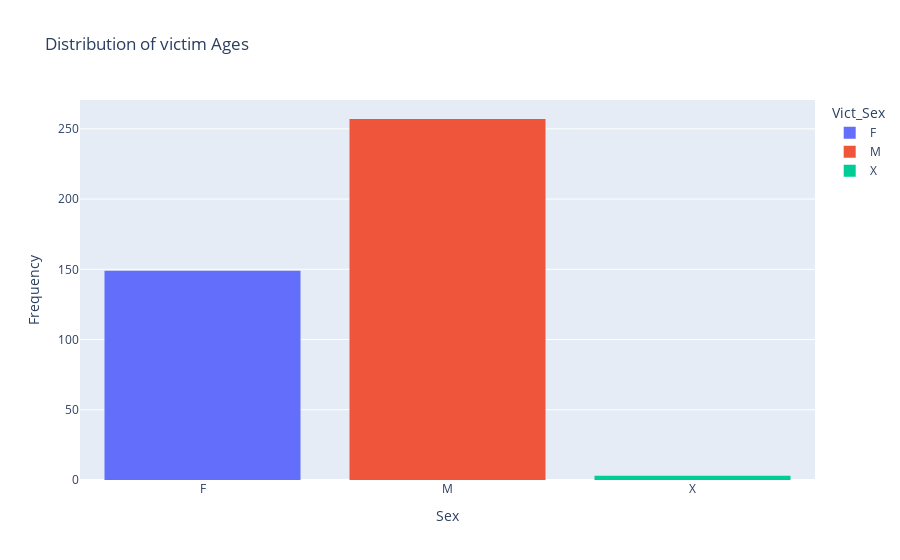

This figure's notebook cell:
### Markdown cell above
Most victim's Age is b/w 25-29

### Code cell
# Distribution of victim Genders
plt.figure(figsize=(9,3))
histogram_fig = px.histogram(df, x='Vict_Sex', title='Distribution of victim Ages', nbins=15,color="Vict_Sex")
histogram_fig.update_xaxes(title_text='Sex')
histogram_fig.update_yaxes(title_text='Frequency')
histogram_fig.show()

### Figure 1 — Plotly figure (JSON) as saved in the notebook; plotly's stock layout.template omitted (floating-point values rounded to 4 significant figures; data arrays with more than 128 entries replaced by an {"elided": "..."} marker saying what was removed)
{"data": [{"alignmentgroup": "True", "bingroup": "x", "hovertemplate": "Vict_Sex=%{x}<br>count=%{y}<extra></extra>", "legendgroup": "F", "marker": {"color": "#636efa", "pattern": {"shape": ""}}, "name": "F", "nbinsx": 15, "offsetgroup": "F", "orientation": "v", "showlegend": true, "type": "histogram", "x": {"elided": "149 str values"}, "xaxis": "x", "yaxis": "y"}, {"alignmentgroup": "True", "bingroup": "x", "hovertemplate": "Vict_Sex=%{x}<br>count=%{y}<extra></extra>", "legendgroup": "M", "marker": {"color": "#EF553B", "pattern": {"shape": ""}}, "name": "M", "nbinsx": 15, "offsetgroup": "M", "orientation": "v", "showlegend": true, "type": "histogram", "x": {"elided": "257 str values"}, "xaxis": "x", "yaxis": "y"}, {"alignmentgroup": "True", "bingroup": "x", "hovertemplate": "Vict_Sex=%{x}<br>count=%{y}<extra></extra>", "legendgroup": "X", "marker": {"color": "#00cc96", "pattern": {"shape": ""}}, "name": "X", "nbinsx": 15, "offsetgroup": "X", "orientation": "v", "showlegend": true, "type": "histogram", "x": ["X", "X", "X"], "xaxis": "x", "yaxis": "y"}], "layout": {"barmode": "relative", "legend": {"title": {"text": "Vict_Sex"}, "tracegroupgap": 0}, "title": {"text": "Distribution of victim Ages"}, "xaxis": {"anchor": "y", "categoryarray": ["F", "M", "X"], "categoryorder": "array", "domain": [0, 1], "title": {"text": "Sex"}}, "yaxis": {"anchor": "x", "domain": [0, 1], "title": {"text": "Frequency"}}}}
